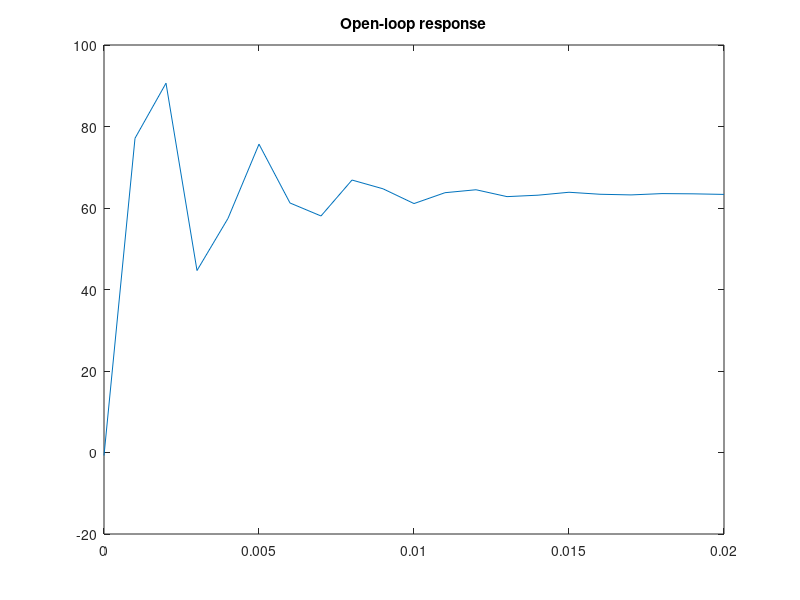
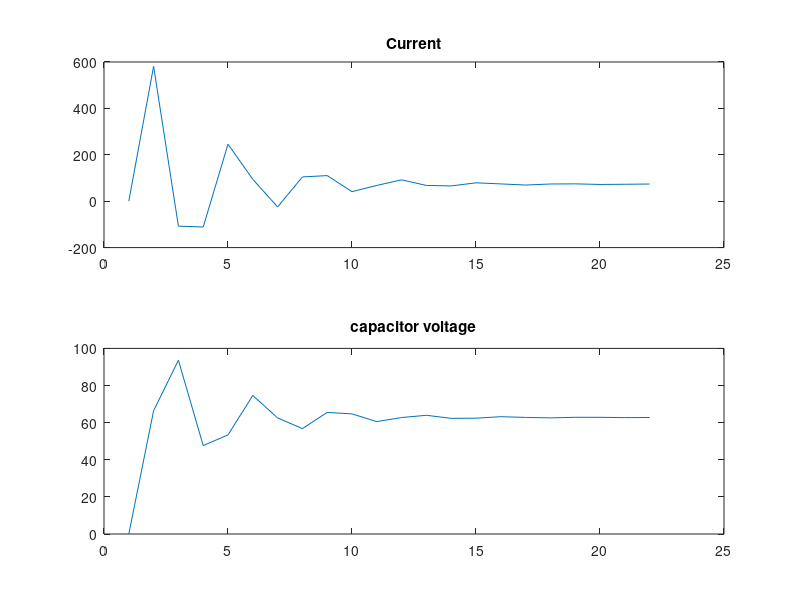
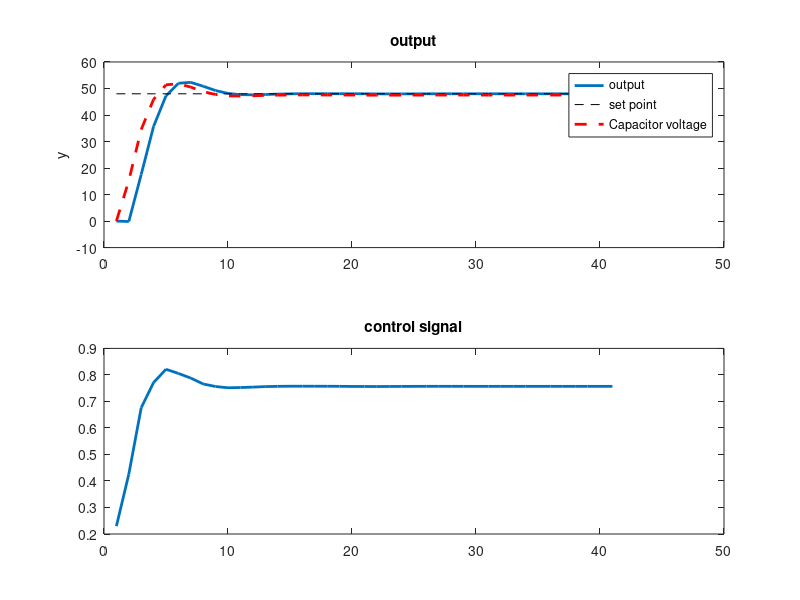

Write MATLAB code to recreate these figures, in order.
%Dynamic matrix control applied boost convert
clear, close, clc
R=8; %Predition Horizon
L=4; %Control Horizon
alpha =0.6; %Parameter determines how fast the trajectory reaches the setpoint
T=1e-3; %sample time
t=0:T:20e-3;
N = length(t); %Horizon model
umax =0.5; 
%First phase Vg=36V Pot=1000W 
A1=[-0.3004 -7.7425; 0.0616 -0.1297];
B1=[581.3690 66.4196]';
C1=[0.0198 0.9986]; D1=-0.7290;

%Open-loop
x=[0 0]'; u=1; y=0;
for k=1:N
    x(:,k+1)=A1*x(:,k)+B1*u;
    y(k)=C1*x(:,k)+D1*u;
end
figure(1); plot(t,y); title('Open-loop response'); 
figure(2); subplot(211); plot(x(1,:)); title('Current'); subplot(212); plot(x(2,:)); title('capacitor voltage'); 
%Dynamic matrix control 
a=y(2:end); %step
h(1)=a(1);
for j=2:length(a);
    h(j) = a(j) - a(j-1);
end
f=0;  
A = toeplitz(a(1:R), [a(1) zeros(1,L-1)]);
disp('Dynamic Matrix A'); disp(A);
Kc = inv(A'*A + f*eye(L))*A';
KT = Kc(1,:); %gain
disp('Matrix Kc '); disp(Kc);
yr(1)=0;
u=0; 
for k=1:1+40
    time(k) = (k-1)*T;
    r(k) =48; % set point
    for m=1:R 
        S(m) =0;
        for i=m+1:N-2 
            if k+m-i>0
                S(m)=S(m) +h(i)*deltau(k+m-i);
            end
        end
    end
    for i=1:R
        P(i)=0;
        for m=1:i
            P(i)=P(i)+S(m);
        end
    end
    E(k) = r(k)-yr(k);
    for i=1:R
        El(i)= (1-alpha^i)*E(k)-P(i);
    end
    deltau(k) = KT*El';
    if k==1 
        u(k) = deltau(k);
    else 
        u(k) = u(k-1) +deltau(k);
    end
    %state space system 
    x(:,k+1)=A1*x(:,k)+B1*u(k);
    yr(k+1)=C1*x(:,k)+D1*u(k);   
end
figure; subplot(211); plot(yr, 'linewidth', 2); hold on; plot(r,'k--'); hold on;
plot(x(2,:),'r--','linewidth',2); legend('output', 'set point' ,'Capacitor voltage');
title('output'); ylabel('y'); subplot(212); plot(u,'linewidth',2); title('control signal')
